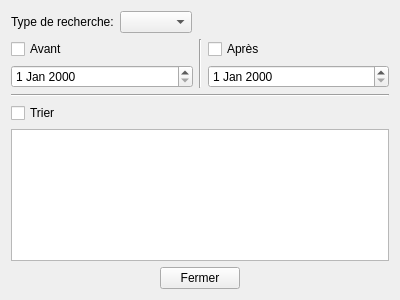
<?xml version="1.0" encoding="UTF-8"?>
<ui version="4.0">
 <class>WindowRecherche</class>
 <widget class="QWidget" name="WindowRecherche">
  <property name="geometry">
   <rect>
    <x>0</x>
    <y>0</y>
    <width>400</width>
    <height>300</height>
   </rect>
  </property>
  <property name="windowTitle">
   <string>Form</string>
  </property>
  <layout class="QVBoxLayout" name="verticalLayout_2">
   <item>
    <layout class="QHBoxLayout" name="horizontalLayout">
     <item>
      <widget class="QLabel" name="l_typeDeRecherche">
       <property name="text">
        <string>Type de recherche:</string>
       </property>
      </widget>
     </item>
     <item>
      <widget class="QComboBox" name="cb_donnee"/>
     </item>
     <item>
      <spacer name="horizontalSpacer">
       <property name="orientation">
        <enum>Qt::Horizontal</enum>
       </property>
       <property name="sizeHint" stdset="0">
        <size>
         <width>40</width>
         <height>20</height>
        </size>
       </property>
      </spacer>
     </item>
    </layout>
   </item>
   <item>
    <layout class="QHBoxLayout" name="layout_datesFiltre">
     <item>
      <layout class="QVBoxLayout" name="layout_ADate">
       <item>
        <widget class="QCheckBox" name="check_avant">
         <property name="text">
          <string>Avant</string>
         </property>
        </widget>
       </item>
       <item>
        <widget class="QDateEdit" name="de_avant"/>
       </item>
      </layout>
     </item>
     <item>
      <widget class="Line" name="line">
       <property name="orientation">
        <enum>Qt::Vertical</enum>
       </property>
      </widget>
     </item>
     <item>
      <layout class="QVBoxLayout" name="layout_ApDate">
       <item>
        <widget class="QCheckBox" name="check_apres">
         <property name="text">
          <string>Après</string>
         </property>
        </widget>
       </item>
       <item>
        <widget class="QDateEdit" name="de_apres"/>
       </item>
      </layout>
     </item>
    </layout>
   </item>
   <item>
    <widget class="Line" name="line_2">
     <property name="orientation">
      <enum>Qt::Horizontal</enum>
     </property>
    </widget>
   </item>
   <item>
    <widget class="QCheckBox" name="check_trier">
     <property name="text">
      <string>Trier</string>
     </property>
    </widget>
   </item>
   <item>
    <widget class="QTableWidget" name="tw_donnee"/>
   </item>
   <item>
    <layout class="QHBoxLayout" name="layout_fermeture">
     <item>
      <spacer name="horizontalSpacer_2">
       <property name="orientation">
        <enum>Qt::Horizontal</enum>
       </property>
       <property name="sizeHint" stdset="0">
        <size>
         <width>40</width>
         <height>20</height>
        </size>
       </property>
      </spacer>
     </item>
     <item>
      <widget class="QPushButton" name="pb_fermer">
       <property name="text">
        <string>Fermer</string>
       </property>
      </widget>
     </item>
     <item>
      <spacer name="horizontalSpacer_3">
       <property name="orientation">
        <enum>Qt::Horizontal</enum>
       </property>
       <property name="sizeHint" stdset="0">
        <size>
         <width>40</width>
         <height>20</height>
        </size>
       </property>
      </spacer>
     </item>
    </layout>
   </item>
  </layout>
 </widget>
 <resources/>
 <connections/>
</ui>
